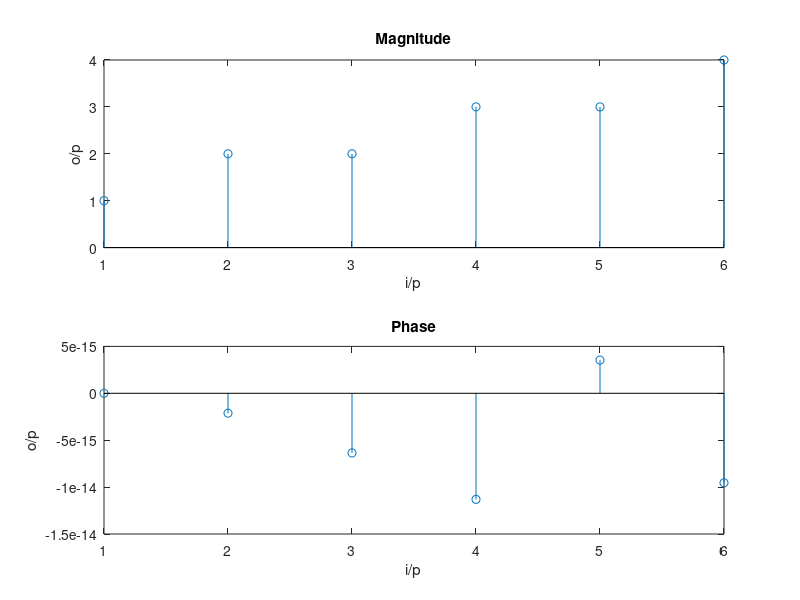

Write MATLAB code to recreate this figure.
% @Author:Balasubramanyam Evani
% EC1634 DSP LAB
% IDFT
% Here X I have taken from the output obtained from DFT.m

clc;
clear all;

X = [15.0000 - 0.0000i , -1.5000 + 2.5981i , -1.5000 + 0.8660i , -3.0000 - 0.0000i , -1.5000 - 0.8660i , -1.5000 - 2.5981i];
N = 6;
w = 2*pi;
M = zeros(6,6);

for n = 1:6
    for k = 1:6
        coff = (n - 1) * (k - 1);
        val = exp((i*w*coff)/N);
        M(n,k) = val;
    end
end

x = X * M;
x = x ./ N;
xabs = abs(x);

subplot(2,1,1),stem(xabs),xlabel('i/p'),ylabel('o/p'),title('Magnitude');

P = unwrap(angle(x));

subplot(2,1,2),stem(P*180/pi),xlabel('i/p'),ylabel('o/p'),title('Phase');